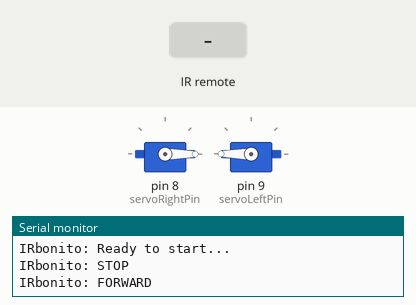
The sketch below on a simulated Arduino Uno, built with avr-gcc and run on an emulated ATmega328P. Parts: 2 × servo, the last lines printed to the serial monitor. Inputs (shaded band) come from the test bench.

Above: at 1.2 s.
1.3 s: infrared code 0xCD02F received
At 14.4 s:
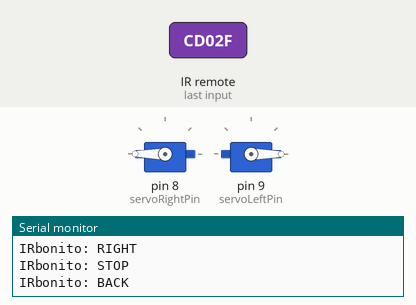
19.5 s: infrared code 0xCB04F received
At 23.8 s:
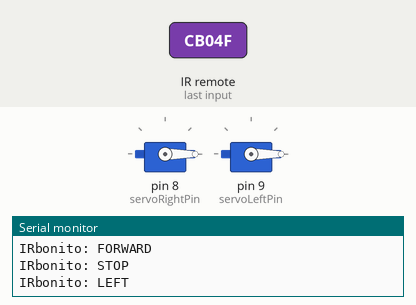
Timing chart, 0 to 37.5 s (numbered marks = the images above; inputs shaded):
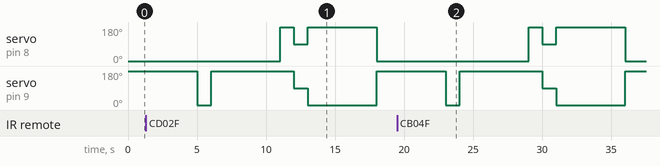

The sketch:

robonitoIR.ino
```cpp
/*
 * IRobonito V2
 * IR remote controlled Robot
 * (c) 2020 Hernan Moya
 *
 * This sketch controls a robot using an IR remote. It defines actions such as
 * moving forward, moving backward, turning left, turning right, and stopping.
 * It listens for specific IR remote codes to trigger these actions.
 */

#include <Servo.h>
#include <IRremote.h>

// Pin definitions
int RECV_PIN = 4;
int servoRightPin = 8;
int servoLeftPin = 9;

// Servo objects
Servo servoRight;
Servo servoLeft;

// IR receiver object
IRrecv irrecv(RECV_PIN);
decode_results results;

/*
 * Function declarations for robot actions
 */
void moveForward();
void moveBack();
void turnRight();
void turnLeft();
void stopMoving();

void setup()
{
  Serial.begin(9600);
  servoRight.attach(servoRightPin);
  servoLeft.attach(servoLeftPin);
  irrecv.enableIRIn(); // Start the IR receiver

  Serial.println("IRbonito V2 (c) 2020");
  Serial.println("IRbonito: Ready to start...");
  stopMoving(); // Ensure robot starts stopped
}

void loop()
{
  moveForward();
  delay(5000);
  stopMoving();
  turnLeft();
  delay(1000);
  moveForward();
  delay(5000);
  turnRight();
  delay(1000);
  stopMoving();
  delay(1000);
  moveBack();
  delay(5000);
  stopMoving();

  if (irrecv.decode(&results)) {
    Serial.println(results.value, DEC);

    // Check IR remote codes and perform actions accordingly
    if (results.value == 839727) // Forward
      moveForward();
    else if (results.value == 803007) // Stop
      stopMoving();
    else if (results.value == 831567) // Turn left
      turnLeft();
    else if (results.value == 815247) // Turn right
      turnRight();
    else if (results.value == 798927) // Move back
      moveBack();

    irrecv.resume(); // Receive the next value
  }
}

void moveForward()
{
  servoLeft.write(180);
  servoRight.write(0);
  Serial.println("IRbonito: FORWARD");
}

void moveBack()
{
  servoLeft.write(0);
  servoRight.write(180);
  Serial.println("IRbonito: BACK");
}

void turnRight()
{
  servoLeft.write(180);
  servoRight.write(180);
  Serial.println("IRbonito: RIGHT");
}

void turnLeft()
{
  servoLeft.write(0);
  servoRight.write(0);
  Serial.println("IRbonito: LEFT");
}

void stopMoving()
{
  servoLeft.write(90);
  servoRight.write(90);
  Serial.println("IRbonito: STOP");
}
```
